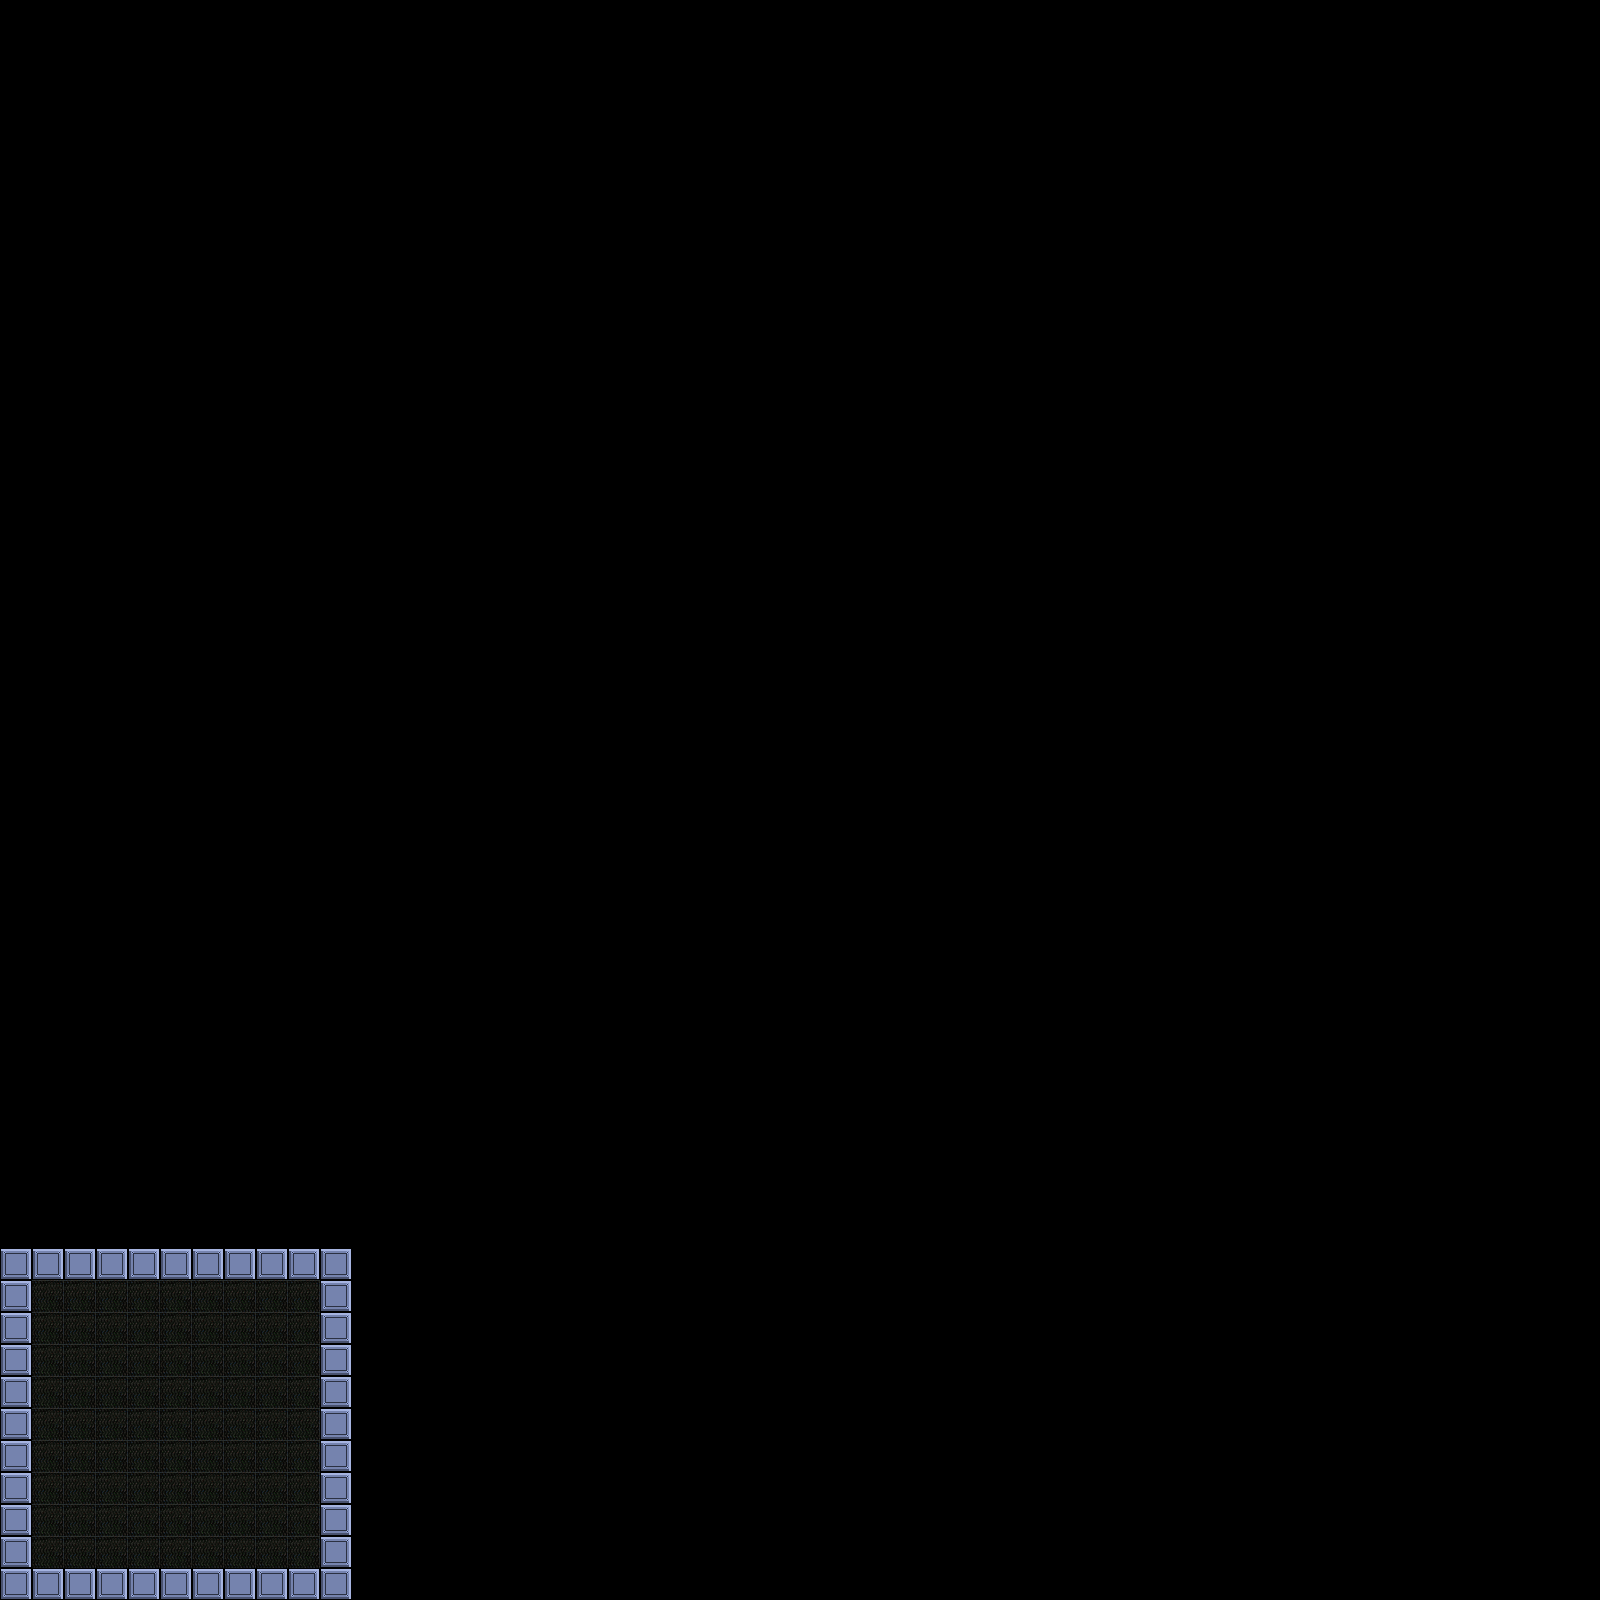

The image is a tile-based game level rendered from a .tmx file. Its description and source (layers, tilesets, objects; grid data summarised) follow:
An orthogonal 50x50 tile map with 32x32 px tiles, 3 tile layers (floor, tiles, objects) and 39 objects (9x door, 6x computer, 5x generator, 5x router, 4x wire-l, ...).

<map version="1.0" orientation="orthogonal" renderorder="right-down" width="50" height="50" tilewidth="32" tileheight="32" nextobjectid="146">
 <tileset firstgid="1" name="tileset1" tilewidth="32" tileheight="32" tilecount="256" columns="16">
  <image source="../../../images/tiles/tileset1.png" width="512" height="512" />
  <tile id="16">
   <properties>
    <property name="solid" value="true" />
   </properties>
  </tile>
  <tile id="17">
   <properties>
    <property name="solid" value="true" />
   </properties>
  </tile>
 </tileset>
 <layer name="floor" width="50" height="50">
  <data>[2500 cells, 81 non-empty, 1 distinct tile ids]</data>
 </layer>
 <layer name="tiles" width="50" height="50">
  <data>[2500 cells, 40 non-empty, 1 distinct tile ids]</data>
 </layer>
 <layer name="objects" width="50" height="50">
  <data>[2500 cells, 0 non-empty, 0 distinct tile ids]</data>
 </layer>
 <objectgroup name="Object Layer 1">
  <object id="10" name="robot1" type="robot" x="64" y="1376" width="32" height="32">
   <properties>
    <property name="ActivityBlockingComponent" type="bool" value="true" />
    <property name="BlockingComponent" type="bool" value="true" />
    <property name="BlockingComponent.blocking" type="bool" value="true" />
    <property name="Box2DBodyComponent" type="bool" value="true" />
    <property name="ConeLightComponent" type="bool" value="true" />
    <property name="ConeLightComponent.alpha" type="float" value="0.5" />
    <property name="ConeLightComponent.blue" type="float" value="0.8" />
    <property name="ConeLightComponent.coneDegree" type="float" value="45" />
    <property name="ConeLightComponent.directionDegree" type="float" value="0" />
    <property name="ConeLightComponent.distance" type="float" value="512" />
    <property name="ConeLightComponent.green" type="float" value="0.8" />
    <property name="ConeLightComponent.red" type="float" value="1" />
    <property name="ConeLightComponent.xCo" type="float" value="4" />
    <property name="ConeLightComponent.yCo" type="float" value="0" />
    <property name="EntityComponent" type="bool" value="true" />
    <property name="LiftableComponent" type="bool" value="true" />
    <property name="LifterComponent" type="bool" value="true" />
    <property name="PositionComponent" type="bool" value="true" />
    <property name="ProcessQueueComponent" type="bool" value="true" />
    <property name="SpriteComponent" type="bool" value="true" />
    <property name="SpriteComponent.spriteLocation" value="images/player/robot1.png" />
    <property name="SpriteComponent.zOrder" type="float" value="20" />
    <property name="TextTagComponent" type="bool" value="true" />
    <property name="TextTagComponent.deltaX" type="float" value="0" />
    <property name="TextTagComponent.deltaY" type="float" value="2" />
    <property name="TextTagComponent.shouldRender" type="bool" value="true" />
    <property name="VelocityComponent" type="bool" value="true" />
    <property name="VelocityComponent.maxTravelVelocity" type="float" value="2" />
    <property name="VelocityComponent.maxTurnVelocity" type="float" value="1.5" />
   </properties>
  </object>
  <object id="23" name="camera" type="camera" x="16" y="1584">
   <properties>
    <property name="CameraComponent" type="bool" value="true" />
    <property name="CameraComponent.panSpeed" type="float" value="1" />
    <property name="EntityComponent" type="bool" value="true" />
   </properties>
  </object>
  <object id="51" name="computer1" type="computer" x="64" y="1312" width="32" height="32">
   <properties>
    <property name="ActivityBlockingComponent" type="bool" value="true" />
    <property name="BlockingComponent" type="bool" value="true" />
    <property name="BlockingComponent.blocking" type="bool" value="true" />
    <property name="Box2DBodyComponent" type="bool" value="true" />
    <property name="ConnectableComponent" type="bool" value="true" />
    <property name="EntityComponent" type="bool" value="true" />
    <property name="FileSystemComponent" type="bool" value="true" />
    <property name="FileSystemComponent.fileLocation" value="maps/playground/wireless/filesystems/computer1.json" />
    <property name="NetworkConnectionComponent" type="bool" value="true" />
    <property name="NetworkConnectionComponent.down" type="bool" value="true" />
    <property name="NetworkConnectionComponent.left" type="bool" value="true" />
    <property name="NetworkConnectionComponent.right" type="bool" value="true" />
    <property name="NetworkConnectionComponent.up" type="bool" value="true" />
    <property name="NetworkedDeviceComponent" type="bool" value="true" />
    <property name="PositionComponent" type="bool" value="true" />
    <property name="PositionComponent.angle" type="float" value="0" />
    <property name="PowerConsumerComponent" type="bool" value="true" />
    <property name="PowerInputComponent" type="bool" value="true" />
    <property name="PowerInputComponent.activated" type="bool" value="true" />
    <property name="PowerInputComponent.centre" type="bool" value="true" />
    <property name="PowerInputComponent.down" type="bool" value="true" />
    <property name="PowerInputComponent.left" type="bool" value="true" />
    <property name="PowerInputComponent.right" type="bool" value="true" />
    <property name="PowerInputComponent.up" type="bool" value="true" />
    <property name="PowerOutputComponent" type="bool" value="true" />
    <property name="PowerOutputComponent.down" type="bool" value="true" />
    <property name="PowerOutputComponent.left" type="bool" value="true" />
    <property name="PowerOutputComponent.right" type="bool" value="true" />
    <property name="PowerOutputComponent.up" type="bool" value="true" />
    <property name="ProcessQueueComponent" type="bool" value="true" />
    <property name="SpriteComponent" type="bool" value="true" />
    <property name="SpriteComponent.spriteLocation" value="images/entities/computer-on.png" />
    <property name="SpriteDeactiveComponent" type="bool" value="true" />
    <property name="SpriteDeactiveComponent.offSpriteLocation" value="images/entities/computer-off.png" />
    <property name="SpriteDeactiveComponent.onSpriteLocation" value="images/entities/computer-on.png" />
    <property name="TextTagComponent" type="bool" value="true" />
    <property name="TextTagComponent.deltaY" type="float" value="2" />
    <property name="TextTagComponent.shouldRender" type="bool" value="true" />
   </properties>
  </object>
  </objectgroup>
</map>
<!-- 36 of 39 objects omitted -->
